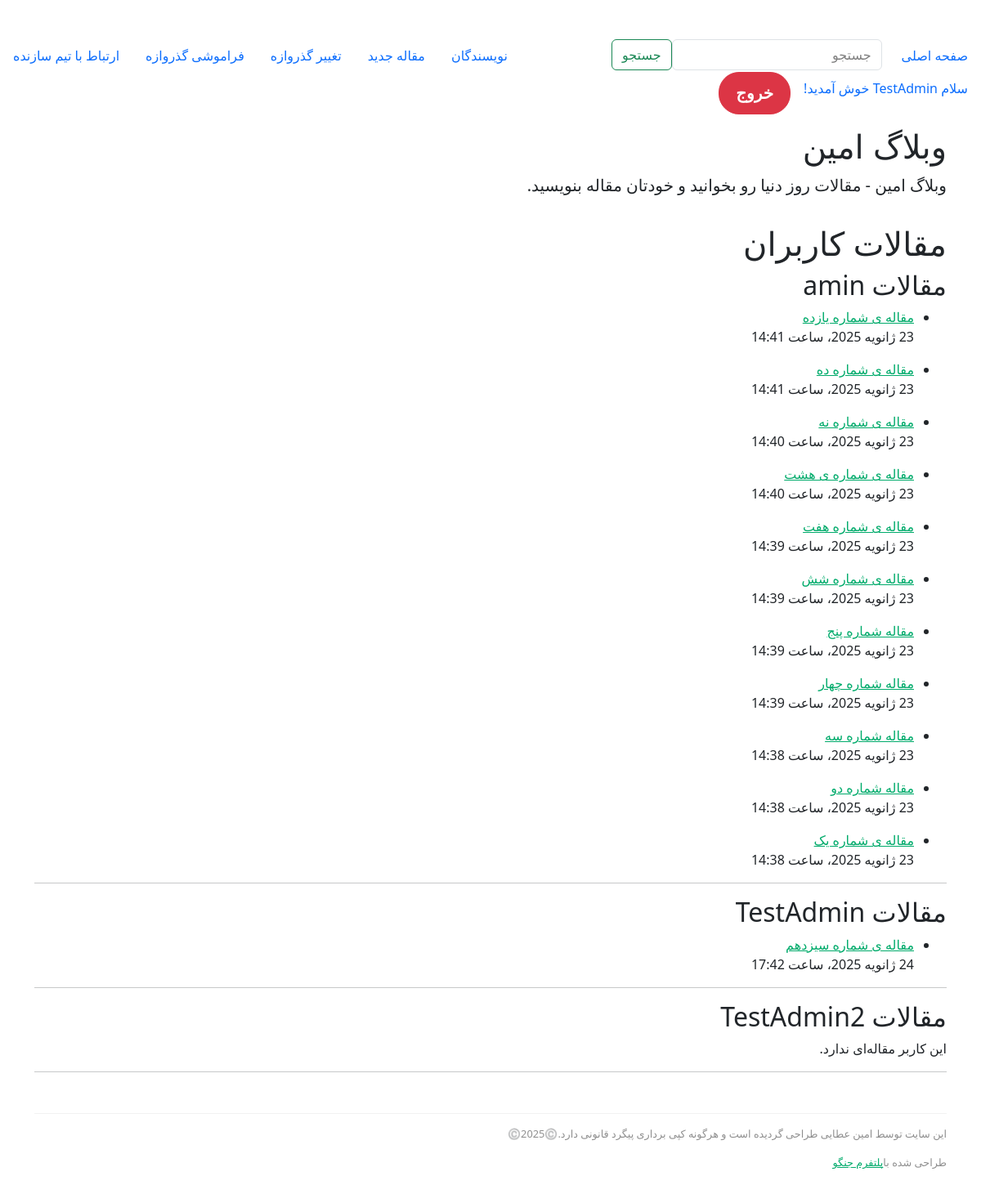
Screenshot of /all_users_posts/ (signed in) with the database file from the repository.
### accounts/models.py (models this page shows)
class CustomUser(AbstractUser):
    phone_number = models.CharField(max_length=50)

### posts/models.py (models this page shows, shortened)
class Post(models.Model):
    title = models.CharField(_("عنوان"), max_length=50)
    content = models.TextField(_("توضیحات"))
    author = models.ForeignKey(
        settings.AUTH_USER_MODEL, verbose_name=_("نویسنده"), on_delete=models.CASCADE
    )
    created_time = models.DateTimeField(_("زمان ایجاد"), auto_now_add=True)
    published_time = models.DateTimeField(_("زمان تغییرات"), auto_now=True)
    image = models.ImageField(_("تصویر مقاله"), upload_to="Posts/%Y/%m/%d")
    categories = models.ForeignKey(
        Category,
        verbose_name=_("دسته بندی"),
        related_name="posts",
        on_delete=models.CASCADE,
        blank=True,
        null=True,
    )
    tags = models.ManyToManyField(Tag, verbose_name=_("تگ ها"), default="تگ اول")
    is_approved = models.BooleanField(_("تایید شده"), default=False)  # فیلد تایید
    class Meta:
        verbose_name = _("مقاله")
        verbose_name_plural = _("مقالات")

### posts/views.py (the view)
# urls.py: path("all_users_posts/", AllUsersPostsView.as_view(), name="Post_all_users_posts"),
class AllUsersPostsView(TemplateView):
    template_name = "posts/Post_author.html"
    def get_context_data(self, **kwargs):
        context = super().get_context_data(**kwargs)
        users = get_user_model().objects.all()
        users_with_posts = [
            {
                "user": user,
                "posts": Post.objects.filter(author=user).order_by("-created_time"),
            }
            for user in users
        ]
        context["users_with_posts"] = users_with_posts
        return context

### templates/posts/Post_author.html (shortened to what this page needs)
{% extends "base.html" %}
{% block content %}
<h1>مقالات کاربران</h1>
{% for item in users_with_posts %}
    <div>
        <h2>مقالات {{ item.user.username }}</h2>
        {% if item.posts %}
            <ul>
                {% for post in item.posts %}
                    <li>
                        <a href="{% url 'Post_detail' post.id %}">{{ post.title }}</a>
                        <p>{{ post.created_time }}</p>
                    </li>
                {% endfor %}
            </ul>
        {% else %}
            <p>این کاربر مقاله‌ای ندارد.</p>
        {% endif %}
    </div>
    <hr>
{% endfor %}
{% endblock content %}

### static/css/mediumish.css (style rules this page uses)
body { padding-top:5rem; }
a { color:#00ab6b; }
a,a:hover { transition:all 0.2s; }

### templates/partials/_header.html (style rules this page uses)
body { margin: 0; padding: 0; }

### rows the page displays
CustomUser: user.username "amin"
Post: title "مقاله ی شماره یازده", created_time "23 ژانویه 2025، ساعت 14:41"
Post: title "مقاله ی شماره ده", created_time "23 ژانویه 2025، ساعت 14:41"
Post: title "مقاله ی شماره نه", created_time "23 ژانویه 2025، ساعت 14:40"
Post: title "مقاله ی شماره ی هشت", created_time "23 ژانویه 2025، ساعت 14:40"
Post: title "مقاله ی شماره هفت", created_time "23 ژانویه 2025، ساعت 14:39"
Post: title "مقاله ی شماره شش", created_time "23 ژانویه 2025، ساعت 14:39"
Post: title "مقاله شماره پنج", created_time "23 ژانویه 2025، ساعت 14:39"
Post: title "مقاله شماره چهار", created_time "23 ژانویه 2025، ساعت 14:39"
Post: title "مقاله شماره سه", created_time "23 ژانویه 2025، ساعت 14:38"
Post: title "مقاله شماره دو", created_time "23 ژانویه 2025، ساعت 14:38"
Post: title "مقاله ی شماره یک", created_time "23 ژانویه 2025، ساعت 14:38"
CustomUser: user.username "TestAdmin"
Post: title "مقاله ی شماره سیزدهم", created_time "24 ژانویه 2025، ساعت 17:42"
CustomUser: user.username "TestAdmin2", shows "این کاربر مقاله‌ای ندارد."
